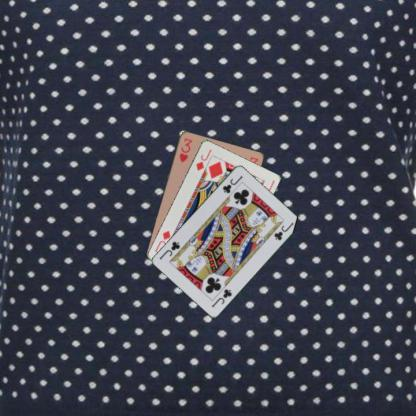
#> input picture src/main/python/dataset_creation/playing-cards-object-detection-dataset/test/images/042342680_jpg.rf.e72f36558d3f32076732cd2a4ab491d6.jpg, 416 x 416 px; its folder holds only this picture in this run
$ python -i hull.py   (imports and definitions only)
#> lines starting #> are read from the running program, lines starting #| are printed output that depends on the picture; after the words box and inside, x2 and y2 are one past the last pixel; in counts of white or black regions, pixels touching at a corner belong together
#> further down, picture is the input picture: shape (416, 416, 3); mean B, G, R 81, 68.9, 67.1
import cv2

from global_variables import *


# Find the convex hull of the contours in the zone 'corner' of image 'img'
def findHull(img, corner=refCornerHL, debug="no"):
    """
        Find in the zone 'corner' of image 'img' and return, the convex hull delimiting
        the value and suit symbols
        'corner' (shape (4,2)) is an array of 4 points delimiting a rectangular zone,
        takes one of the 2 possible values : refCornerHL or refCornerLR
        debug=
    """
#> called with corner = array of shape (4, 2), debug = 'no'

    kernel = np.ones((3, 3), np.uint8)
    corner = corner.astype(int)
#> corner = [[4, 8], [68, 8], [68, 76], [4, 76]]

    # We will focus on the zone of 'img' delimited by 'corner'
    x1 = int(corner[0][0])
#> x1 = 4
    y1 = int(corner[0][1])
#> y1 = 8
    x2 = int(corner[2][0])
#> x2 = 68
    y2 = int(corner[2][1])
#> y2 = 76
    w = x2 - x1
#> w = 64
    h = y2 - y1
#> h = 68
    zone = img[y1:y2, x1:x2].copy()
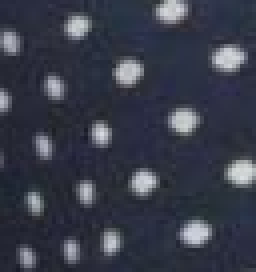
#> zone: shape (68, 64, 3) (shown 4 times larger); mean B, G, R 74, 60, 56.2

    strange_cnt = np.zeros_like(zone)
    gray = cv2.cvtColor(zone, cv2.COLOR_BGR2GRAY)
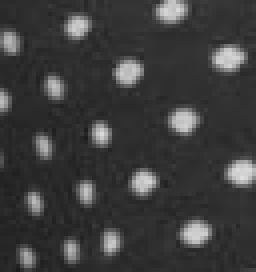
#> gray: shape (68, 64) (shown 4 times larger); min 28, max 221, mean 60.5
    thld = cv2.Canny(gray, 30, 200)
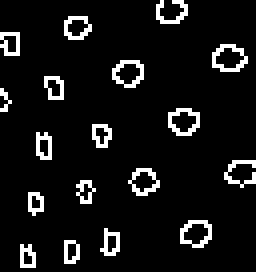
#> thld: shape (68, 64) (shown 4 times larger); 8% white in thin lines or dots
    thld = cv2.dilate(thld, kernel, iterations=1)
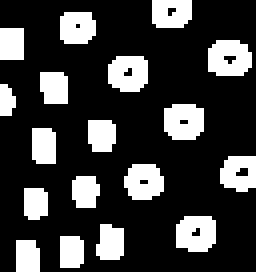
#> thld: shape (68, 64) (shown 4 times larger); 24% white; 18 white regions
    if debug != "no": cv2.imshow("thld", thld)

    # Find the contours
    contours, _ = cv2.findContours(thld.copy(), cv2.RETR_EXTERNAL, cv2.CHAIN_APPROX_SIMPLE)
#> contours = 18 contours, 1 with area under 20; largest, box (x1, y1, x2, y2) and area: (52, 10, 63, 19) 70, (44, 54, 54, 63) 65, (41, 26, 51, 35) 65, (27, 14, 37, 23) 64, (31, 41, 41, 50) 60

    min_area = 20  # We will reject contours with small area. TWEAK, 'zoom' dependant
    min_solidity = 0.2  # Reject contours with a low solidity. TWEAK

    concat_contour = None  # We will aggregate in 'concat_contour' the contours that we want to keep

    ok = True
    for c in contours:
        area = cv2.contourArea(c)

        hull = cv2.convexHull(c)
        hull_area = cv2.contourArea(hull)
        solidity = float(area) / hull_area
        # Determine the center of gravity (cx,cy) of the contour
        M = cv2.moments(c)
        cx = int(M['m10'] / M['m00'])
        cy = int(M['m01'] / M['m00'])
        #  abs(w/2-cx)<w*0.3 and abs(h/2-cy)<h*0.4 : TWEAK, the idea here is to keep only the contours which are closed to the center of the zone
        if area >= min_area and abs(w / 2 - cx) < w * 0.3 and abs(h / 2 - cy) < h * 0.4 and solidity > min_solidity:
            if debug != "no":
                cv2.drawContours(zone, [c], 0, (255, 0, 0), -1)
            if concat_contour is None:
                concat_contour = c
            else:
                concat_contour = np.concatenate((concat_contour, c))
        if debug != "no" and solidity <= min_solidity:
            print("Solidity", solidity)
            cv2.drawContours(strange_cnt, [c], 0, 255, 2)
            cv2.imshow("Strange contours", strange_cnt)
#> this loop made 18 passes
#> (area, hull_area, solidity, cx, cy) on passes 1, 2, 3, 4, 5, 6, 7, 8, 9, 10, 11, 13: (33.5, 34, 0.985, 6, 63), (34, 34, 1, 17, 62), (40, 43, 0.93, 27, 60), (65, 66, 0.985, 48, 57), (32.5, 33, 0.985, 8, 50), (36, 38, 0.947, 20, 47), (60, 62, 0.968, 35, 44), (55.5, 57.5, 0.965, 59, 42), (39, 39, 1, 10, 36), (38.5, 39.5, 0.975, 24, 33), (65, 66, 0.985, 45, 29), (39, 40, 0.975, 13, 21)
#> (c, area, hull, hull_area, solidity, cx, cy) on pass 16: ([[0, 7], [0, 14], [5, 14], [5, 7]], 35, [[5, 7], [5, 14], [0, 14], [0, 7]], 35, 1, 2, 10)
#> strange_cnt: shape (68, 64, 3); every value is 0
#> after the loop, concat_contour = contour of 82 points, box (x1, y1, x2, y2) (10, 14, 54, 65), area 450

    if concat_contour is not None:
        # At this point, we suppose that 'concat_contour' contains only the contours corresponding the value and suit symbols
        # We can now determine the hull
        hull = cv2.convexHull(concat_contour)
#> hull = contour of 12 points, box (x1, y1, x2, y2) (10, 14, 54, 65), area 1629
        hull_area = cv2.contourArea(hull)
#> hull_area = 1629
        # If the area of the hull is to small or too big, there may be a problem
        min_hull_area = 1000  # TWEAK, deck and 'zoom' dependant
        max_hull_area = 6400  # TWEAK, deck and 'zoom' dependant
        if hull_area < min_hull_area or hull_area > max_hull_area:
            ok = False
            if debug != "no":
                print("Hull area=", hull_area, "too large or too small")
        # So far, the coordinates of the hull are relative to 'zone'
        # We need the coordinates relative to the image -> 'hull_in_img'
        hull_in_img = hull + corner[0]
#> hull_in_img = [[57, 68], [55, 70], [33, 72], [29, 72], [28, 71], [22, 57], [14, 30], [14, 26], [33, 22], [39, 22], [54, 35], [57, 63]]

    else:
        ok = False

    if debug != "no":
        if concat_contour is not None:
            cv2.drawContours(zone, [hull], 0, (0, 255, 0), 1)
            cv2.drawContours(img, [hull_in_img], 0, (0, 255, 0), 1)
        cv2.imshow("Zone", zone)
        cv2.imshow("Image", img)
        if ok and debug != "pause_always":
            key = cv2.waitKey(1)
        else:
            key = cv2.waitKey(0)
        if key == 27:
            return None
    if ok == False:
        return None

    return hull_in_img

>>> import cv2
>>> picture = cv2.imread('playing-cards-object-detection-dataset/test/images/042342680_jpg.rf.e72f36558d3f32076732cd2a4ab491d6.jpg')
>>> result = findHull(picture)
#> result has the same summary as hull_in_img in findHull
